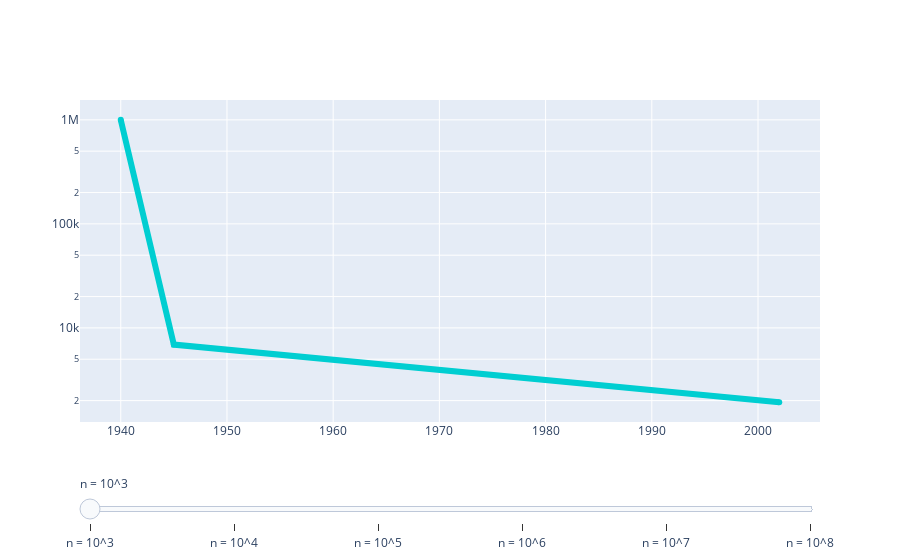

Here is the notebook cell this chart was saved with:
### Code cell
# Create figure
fig = go.Figure()

n = np.logspace(3, 18, base=10, axis=0, num=6)

# Add traces, one for each slider step
for step in n:
    fig.add_trace(
        go.Scatter(
            visible=False,
            line=dict(color="#00CED1", width=6),
            x=np.array([year for year in year_to_time_mono.keys()]),
            y=[func(step) for func in year_to_time_mono.values()], 
        )
    )

# Make 0th trace visible
fig.data[0].visible = True

# Create and add slider
steps = []
for i in range(len(fig.data)):
    step = dict(
        method="update",
        args=[{"visible": [False] * len(fig.data)},
              {"title": "n = " + str(n[i]), "yaxis.title": "Runtime", "xaxis.title": "Year"},
              ],  # layout attribute
        label=str("n = 10^" + str(i + 3))
    )
    step["args"][0]["visible"][i] = True  # Toggle i'th trace to "visible"
    steps.append(step)

sliders = [dict(
    active=0,
    pad={"t": 50},
    steps=steps
)]

fig.update_layout(sliders=sliders, yaxis_type="log")

fig.show()

### Figure 1 — Plotly figure (JSON) as saved in the notebook; plotly's stock layout.template omitted (floating-point values rounded to 4 significant figures)
{"data": [{"line": {"color": "#00CED1", "width": 6}, "type": "scatter", "visible": true, "x": [1940, 1945, 2002], "y": [1000000, 6908.0, 1933.0]}, {"line": {"color": "#00CED1", "width": 6}, "type": "scatter", "visible": false, "x": [1940, 1945, 2002], "y": [1000000000000, 13820000.0, 2626000.0]}, {"line": {"color": "#00CED1", "width": 6}, "type": "scatter", "visible": false, "x": [1940, 1945, 2002], "y": [1000000000000000000, 20720000000.0, 3031000000.0]}, {"line": {"color": "#00CED1", "width": 6}, "type": "scatter", "visible": false, "x": [1940, 1945, 2002], "y": [1e+24, 27630000000000.0, 3319000000000.0]}, {"line": {"color": "#00CED1", "width": 6}, "type": "scatter", "visible": false, "x": [1940, 1945, 2002], "y": [1e+30, 34538776394910684, 3542082646350166]}, {"line": {"color": "#00CED1", "width": 6}, "type": "scatter", "visible": false, "x": [1940, 1945, 2002], "y": [1e+36, 41446531673892820000, 3724404203144120300]}], "layout": {"sliders": [{"active": 0, "pad": {"t": 50}, "steps": [{"args": [{"visible": [true, false, false, false, false, false]}, {"title": "n = 1000.0", "xaxis.title": "Year", "yaxis.title": "Runtime"}], "label": "n = 10^3", "method": "update"}, {"args": [{"visible": [false, true, false, false, false, false]}, {"title": "n = 1000000.0", "xaxis.title": "Year", "yaxis.title": "Runtime"}], "label": "n = 10^4", "method": "update"}, {"args": [{"visible": [false, false, true, false, false, false]}, {"title": "n = 1000000000.0", "xaxis.title": "Year", "yaxis.title": "Runtime"}], "label": "n = 10^5", "method": "update"}, {"args": [{"visible": [false, false, false, true, false, false]}, {"title": "n = 1000000000000.0", "xaxis.title": "Year", "yaxis.title": "Runtime"}], "label": "n = 10^6", "method": "update"}, {"args": [{"visible": [false, false, false, false, true, false]}, {"title": "n = 1000000000000000.0", "xaxis.title": "Year", "yaxis.title": "Runtime"}], "label": "n = 10^7", "method": "update"}, {"args": [{"visible": [false, false, false, false, false, true]}, {"title": "n = 1e+18", "xaxis.title": "Year", "yaxis.title": "Runtime"}], "label": "n = 10^8", "method": "update"}]}], "yaxis": {"type": "log"}}}
